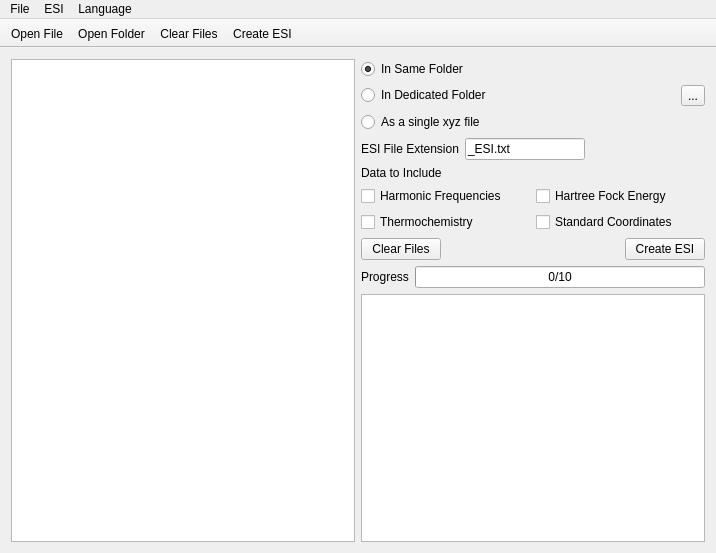
<?xml version="1.0" encoding="UTF-8"?>
<ui version="4.0">
 <class>Geac</class>
 <widget class="QMainWindow" name="Geac">
  <property name="geometry">
   <rect>
    <x>0</x>
    <y>0</y>
    <width>716</width>
    <height>553</height>
   </rect>
  </property>
  <property name="windowTitle">
   <string>Geac</string>
  </property>
  <widget class="QWidget" name="centralWidget">
   <layout class="QHBoxLayout" name="horizontalLayout_2">
    <item>
     <layout class="QHBoxLayout" name="horizontalLayout">
      <item>
       <widget class="QTableView" name="fileDisplayer">
        <property name="minimumSize">
         <size>
          <width>331</width>
          <height>461</height>
         </size>
        </property>
       </widget>
      </item>
      <item>
       <layout class="QVBoxLayout" name="verticalLayout">
        <item>
         <layout class="QGridLayout" name="gridLayout">
          <item row="2" column="0">
           <widget class="QRadioButton" name="Button_DedicatedFolder">
            <property name="text">
             <string>In Dedicated Folder</string>
            </property>
            <property name="checked">
             <bool>false</bool>
            </property>
           </widget>
          </item>
          <item row="1" column="0">
           <widget class="QRadioButton" name="Button_SameFolder">
            <property name="text">
             <string>In Same Folder</string>
            </property>
            <property name="checked">
             <bool>true</bool>
            </property>
           </widget>
          </item>
          <item row="2" column="2">
           <widget class="QToolButton" name="SaveFolderSelection">
            <property name="text">
             <string>...</string>
            </property>
           </widget>
          </item>
          <item row="2" column="1">
           <widget class="QLabel" name="folderToSave">
            <property name="text">
             <string/>
            </property>
           </widget>
          </item>
          <item row="3" column="0">
           <widget class="QRadioButton" name="Button_XYZ">
            <property name="text">
             <string>As a single xyz file</string>
            </property>
           </widget>
          </item>
          <item row="3" column="1">
           <widget class="QLabel" name="xyzFileName">
            <property name="text">
             <string/>
            </property>
           </widget>
          </item>
         </layout>
        </item>
        <item>
         <layout class="QGridLayout" name="gridLayout_4">
          <item row="0" column="1">
           <widget class="QLineEdit" name="esiExtension">
            <property name="text">
             <string>_ESI.txt</string>
            </property>
           </widget>
          </item>
          <item row="0" column="0">
           <widget class="QLabel" name="fileExtensionlabel">
            <property name="text">
             <string>ESI File Extension</string>
            </property>
           </widget>
          </item>
          <item row="0" column="2">
           <spacer name="horizontalSpacer_2">
            <property name="orientation">
             <enum>Qt::Horizontal</enum>
            </property>
            <property name="sizeHint" stdset="0">
             <size>
              <width>40</width>
              <height>20</height>
             </size>
            </property>
           </spacer>
          </item>
         </layout>
        </item>
        <item>
         <layout class="QGridLayout" name="gridLayout_2">
          <item row="1" column="0">
           <widget class="QCheckBox" name="harmonicFrequencies">
            <property name="text">
             <string>Harmonic Frequencies</string>
            </property>
           </widget>
          </item>
          <item row="1" column="1">
           <widget class="QCheckBox" name="hartreeFock">
            <property name="text">
             <string>Hartree Fock Energy</string>
            </property>
           </widget>
          </item>
          <item row="0" column="0" colspan="2">
           <widget class="QLabel" name="dataToIncludeTitle">
            <property name="text">
             <string>Data to Include</string>
            </property>
           </widget>
          </item>
          <item row="2" column="0">
           <widget class="QCheckBox" name="thermochemistry">
            <property name="text">
             <string>Thermochemistry</string>
            </property>
           </widget>
          </item>
          <item row="2" column="1">
           <widget class="QCheckBox" name="standardCoordinates">
            <property name="text">
             <string>Standard Coordinates</string>
            </property>
           </widget>
          </item>
         </layout>
        </item>
        <item>
         <layout class="QHBoxLayout" name="horizontalLayout_3">
          <item>
           <widget class="QPushButton" name="clearFiles">
            <property name="text">
             <string>Clear Files</string>
            </property>
           </widget>
          </item>
          <item>
           <spacer name="horizontalSpacer">
            <property name="orientation">
             <enum>Qt::Horizontal</enum>
            </property>
            <property name="sizeHint" stdset="0">
             <size>
              <width>40</width>
              <height>20</height>
             </size>
            </property>
           </spacer>
          </item>
          <item>
           <widget class="QPushButton" name="createEsi">
            <property name="text">
             <string>Create ESI</string>
            </property>
           </widget>
          </item>
         </layout>
        </item>
        <item>
         <layout class="QHBoxLayout" name="progressLayout">
          <item>
           <widget class="QLabel" name="progressLabel">
            <property name="text">
             <string>Progress</string>
            </property>
           </widget>
          </item>
          <item>
           <widget class="QProgressBar" name="progressBar">
            <property name="enabled">
             <bool>true</bool>
            </property>
            <property name="maximum">
             <number>10</number>
            </property>
            <property name="value">
             <number>0</number>
            </property>
            <property name="format">
             <string>%v/%m</string>
            </property>
           </widget>
          </item>
         </layout>
        </item>
        <item>
         <widget class="QTextBrowser" name="textDisplay"/>
        </item>
       </layout>
      </item>
     </layout>
    </item>
   </layout>
  </widget>
  <widget class="QMenuBar" name="menuBar">
   <property name="geometry">
    <rect>
     <x>0</x>
     <y>0</y>
     <width>716</width>
     <height>24</height>
    </rect>
   </property>
   <widget class="QMenu" name="FileMenu">
    <property name="title">
     <string>File&amp;</string>
    </property>
    <addaction name="actionOpen_File"/>
    <addaction name="actionOpen_Folder"/>
    <addaction name="separator"/>
    <addaction name="actionQuit"/>
   </widget>
   <widget class="QMenu" name="menuESI">
    <property name="title">
     <string>ESI</string>
    </property>
    <addaction name="actionClear_Files"/>
    <addaction name="actionCreate_ESI"/>
   </widget>
   <widget class="QMenu" name="menuLanguage">
    <property name="title">
     <string>Language</string>
    </property>
    <addaction name="actionEnglish"/>
    <addaction name="actionFran_ais"/>
   </widget>
   <addaction name="FileMenu"/>
   <addaction name="menuESI"/>
   <addaction name="menuLanguage"/>
  </widget>
  <widget class="QToolBar" name="toolBar">
   <property name="windowTitle">
    <string>toolBar</string>
   </property>
   <property name="movable">
    <bool>false</bool>
   </property>
   <property name="floatable">
    <bool>false</bool>
   </property>
   <attribute name="toolBarArea">
    <enum>TopToolBarArea</enum>
   </attribute>
   <attribute name="toolBarBreak">
    <bool>false</bool>
   </attribute>
   <addaction name="actionOpen_File"/>
   <addaction name="actionOpen_Folder"/>
   <addaction name="actionClear_Files"/>
   <addaction name="actionCreate_ESI"/>
  </widget>
  <action name="actionOpen_File">
   <property name="icon">
    <iconset resource="images.qrc">
     <normaloff>:/icons/Open-Document.svg</normaloff>:/icons/Open-Document.svg</iconset>
   </property>
   <property name="text">
    <string>&amp;Open File...</string>
   </property>
   <property name="shortcut">
    <string>Ctrl+O</string>
   </property>
   <property name="shortcutContext">
    <enum>Qt::ApplicationShortcut</enum>
   </property>
  </action>
  <action name="actionOpen_Folder">
   <property name="icon">
    <iconset resource="images.qrc">
     <normaloff>:/icons/Open-Folder.svg</normaloff>:/icons/Open-Folder.svg</iconset>
   </property>
   <property name="text">
    <string>Open &amp;Folder...</string>
   </property>
   <property name="shortcut">
    <string>Ctrl+F</string>
   </property>
  </action>
  <action name="actionClear_Files">
   <property name="icon">
    <iconset resource="images.qrc">
     <normaloff>:/icons/Process-Stop.svg</normaloff>:/icons/Process-Stop.svg</iconset>
   </property>
   <property name="text">
    <string>Clear Files</string>
   </property>
  </action>
  <action name="actionCreate_ESI">
   <property name="icon">
    <iconset resource="images.qrc">
     <normaloff>:/icons/Process-Start.svg</normaloff>:/icons/Process-Start.svg</iconset>
   </property>
   <property name="text">
    <string>Create ESI</string>
   </property>
   <property name="shortcut">
    <string>Ctrl+R</string>
   </property>
  </action>
  <action name="actionEnglish">
   <property name="text">
    <string>English</string>
   </property>
  </action>
  <action name="actionFran_ais">
   <property name="text">
    <string>Français</string>
   </property>
  </action>
  <action name="actionQuit">
   <property name="text">
    <string>Quit&amp;</string>
   </property>
   <property name="shortcut">
    <string>Ctrl+Q</string>
   </property>
  </action>
 </widget>
 <layoutdefault spacing="6" margin="11"/>
 <resources>
  <include location="images.qrc"/>
 </resources>
 <connections>
  <connection>
   <sender>actionClear_Files</sender>
   <signal>triggered()</signal>
   <receiver>clearFiles</receiver>
   <slot>click()</slot>
   <hints>
    <hint type="sourcelabel">
     <x>-1</x>
     <y>-1</y>
    </hint>
    <hint type="destinationlabel">
     <x>415</x>
     <y>265</y>
    </hint>
   </hints>
  </connection>
  <connection>
   <sender>actionCreate_ESI</sender>
   <signal>triggered()</signal>
   <receiver>createEsi</receiver>
   <slot>click()</slot>
   <hints>
    <hint type="sourcelabel">
     <x>-1</x>
     <y>-1</y>
    </hint>
    <hint type="destinationlabel">
     <x>644</x>
     <y>265</y>
    </hint>
   </hints>
  </connection>
 </connections>
</ui>
